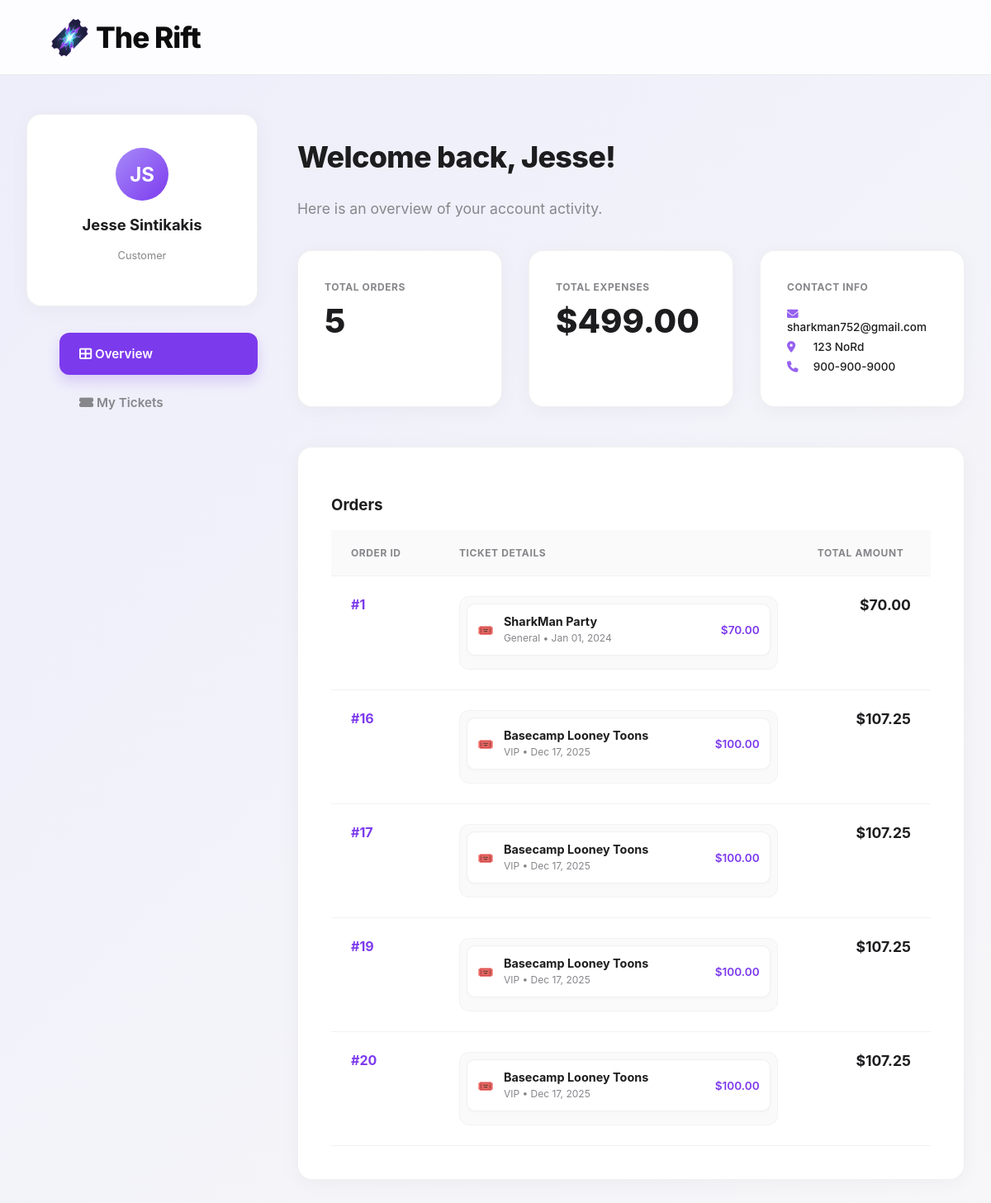
/dashboard/customer/ (signed in), run on an earlier commit of the app's database.
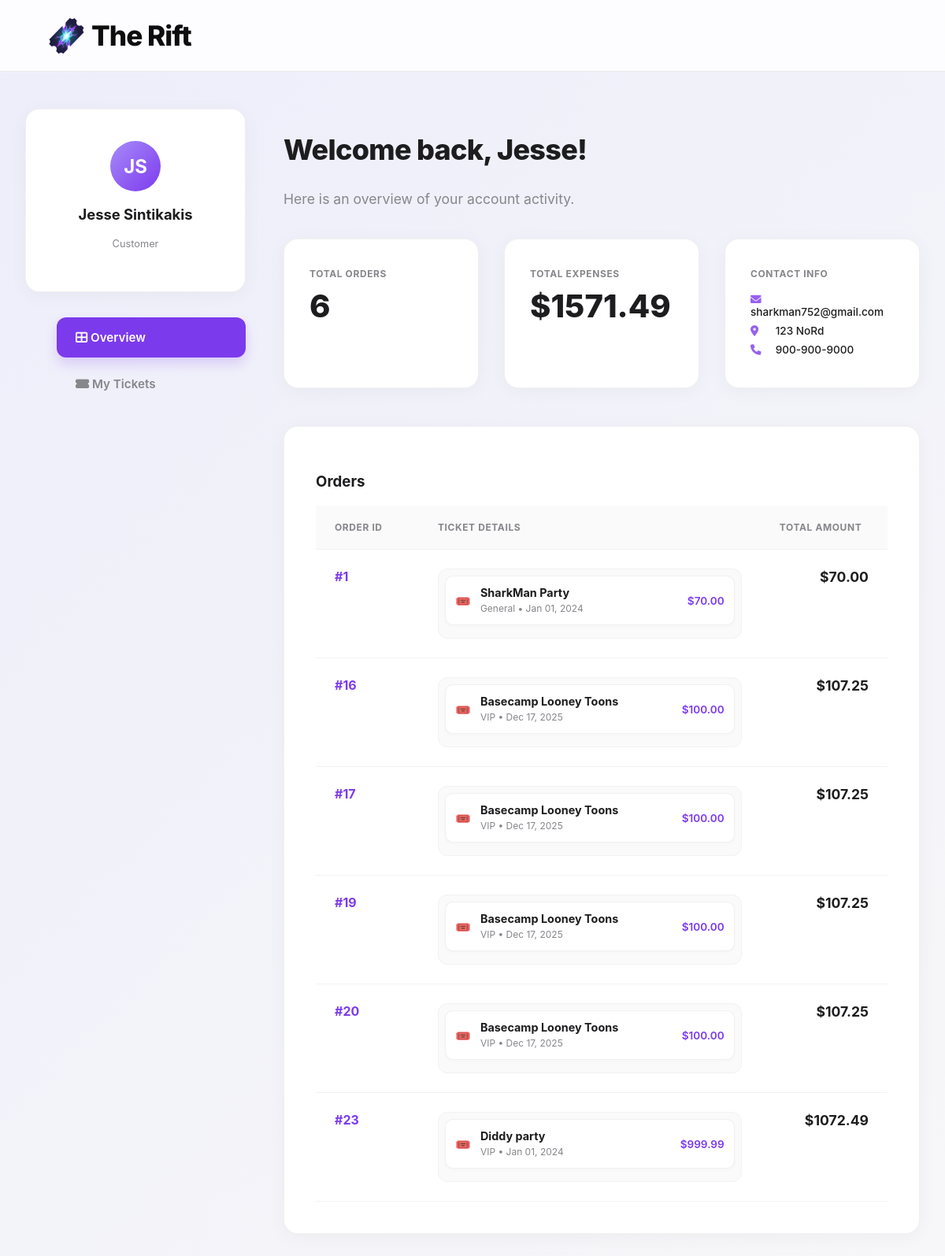
And on a later commit of the database.
### App/models.py (models this page shows, shortened)
class User(AbstractUser):
    is_customer = models.BooleanField(default=False)
    address = models.CharField(max_length=255, blank=True, null=True)
    phone = models.CharField(max_length=20, blank=True, null=True)

class Order(models.Model):
    user = models.ForeignKey(settings.AUTH_USER_MODEL, on_delete=models.CASCADE, related_name='orders')
    total_price = models.DecimalField(max_digits=10, decimal_places=2)
    timestamp = models.DateTimeField(auto_now_add=True)

class Ticket(models.Model):
    order = models.ForeignKey(Order, on_delete=models.CASCADE, related_name='ticket')
    tier = models.ForeignKey(TicketTier, on_delete=models.CASCADE)
    ticket_id = models.UUIDField(default=uuid.uuid4, editable=False, unique=True)
    qr_code_image = models.ImageField(upload_to='qr_code_img/', blank=True, null=True)
    is_used = models.BooleanField(default=False)

class TicketTier(models.Model):
    class Status(models.TextChoices):
        VIP = "VIP",('VIP')
        GENERAL = "General",('General')
        BASIC = "Basic",('Basic')
    event = models.ForeignKey(Event, on_delete=models.CASCADE, related_name='ticket_tiers')
    type = models.CharField(max_length=10,choices=Status.choices, default="Basic")
    price = models.DecimalField(max_digits=8, decimal_places=2)
    quantity = models.IntegerField()

class Event(models.Model):
    organization = models.ForeignKey(Organization, on_delete=models.CASCADE)
    title = models.CharField(max_length=100)
    description = models.TextField()
    banner_image = models.ImageField(upload_to='event_images/', default='event_images/default_eventimage.png',null=True,blank=True)
    location = models.CharField(max_length=100)
    date = models.DateField()
    start_time = models.TimeField()
    end_time = models.TimeField()
    capacity = models.IntegerField()
    created_at = models.DateTimeField(auto_now_add=True)

### App/views.py (the view)
# urls.py: path('dashboard/customer/', v.customer_dashboard, name='customer_dashboard'),
@login_required
def customer_dashboard(request):
    user = request.user
    orders = Order.objects.filter(user=user)
    total = sum(order.total_price for order in orders)
    total_orders = orders.count()
    return render(request, "customer_dashboard.html", {
        'Customer': user,
        'total_orders': total_orders,
        'Orders': orders,
        'Total_expenses': total
    })

### App/context_processors.py (called while the page is built)
def current_url(request):
    return {
        'current_path': request.path,
        'current_full_url': request.get_full_path(),
        'current_absolute_uri': request.build_absolute_uri(),
    }

def base_view(request):
    if not request.user.is_authenticated:
        return {}
    membership = OrganizationMembership.objects.filter(user=request.user).first()
    if not membership:
        return {}
    if membership.role == "admin":
        status = 1
    elif membership.role == 'user':
        status = 2
    else:
        status = 3
    return {
        'status': status,
        'membership': membership
    }

### App/templates/customer_dashboard.html (shortened to what this page needs)
{% extends "base.html" %}
{% load static %}
{% block content %}
    <link rel="stylesheet" href="https://cdnjs.cloudflare.com/ajax/libs/font-awesome/6.0.0/css/all.min.css">
    <link rel="stylesheet" href="{% static 'customer_dashboard.css' %}">
    <div class="dashboard-container animate-fade-in">
        <aside class="dashboard-sidebar">
            <div class="user-profile-card">
                <div class="user-avatar">{{ Customer.first_name.0 }}{{ Customer.last_name.0 }}</div>
                <h3 class="user-name">{{ Customer.first_name }} {{ Customer.last_name }}</h3>
                <p class="user-badge">Customer</p>
            </div>
            <ul class="sidebar-menu">
                <li><a href="#" class="active-item peaking-tab"><i class="fas fa-th-large me-2"></i> Overview</a></li>
                <li><a href="{% url 'cart' %}"><i class="fas fa-ticket-alt me-2"></i> My Tickets</a></li>
            </ul>
        </aside>
        <main class="dashboard-content">
            <header class="content-header">
                <h2>Welcome back, {{ Customer.first_name }}!</h2>
                <p>Here is an overview of your account activity.</p>
            </header>
            <section class="stats-grid">
                <div class="stat-card">
                    <span class="stat-label">Total Orders</span>
                    <span class="stat-int">{{ total_orders }}</span>
                </div>
                <div class="stat-card">
                    <span class="stat-label">Total Expenses</span>
                    <span class="stat-int">${{ Total_expenses|floatformat:2 }}</span>
                </div>
                <div class="stat-card contact-card">
                    <span class="stat-label">Contact Info</span>
                    <div class="contact-list">
                        <span class="contact-item"><i class="fas fa-envelope"></i> {{ Customer.email }}</span>
                        <span class="contact-item"><i class="fas fa-map-marker-alt"></i> {{ Customer.address }}</span>
                        <span class="contact-item"><i class="fas fa-phone"></i> {{ Customer.phone }}</span>
                    </div>
                </div>
            </section>
            <section class="recent-activity">
                <h3 class="section-header">Orders</h3>
                <div class="table-responsive">
                    <table class="clean-table stretched-table">
                        <thead>
                            <tr>
                                <th class="col-id">Order ID</th>
                                <th class="col-details">Ticket Details</th>
                                <th class="col-amount text-end">Total Amount</th>
                            </tr>
                        </thead>
                        <tbody>
                            {% for order in Orders %}
                            <tr>
                                <td class="align-top">
                                    <span class="order-id-text">#{{ order.id }}</span>
                                </td>
                                <td>
                                    <div class="ticket-scroll-container">
                                        {% for ticket in order.ticket.all %}
                                        <div class="ticket-item">
                                            <span class="ticket-icon">🎟️</span>
                                            <div class="ticket-meta">
                                                <span class="ticket-name">{{ ticket.tier.event.title }}</span>
                                                <span class="ticket-sub">{{ ticket.tier.type }} • {{ ticket.tier.event.date|date:"M d, Y" }}</span>
                                            </div>
                                            <span class="ticket-price-badge">${{ ticket.tier.price }}</span>
                                        </div>
                                        {% endfor %}
                                    </div>
                                </td>
                                <td class="align-top text-end">
                                    <span class="order-price">${{ order.total_price|floatformat:2 }}</span>
                                </td>
                            </tr>
                            {% endfor %}
                        </tbody>
                    </table>
                </div>
            </section>
        </main>
    </div>
{% endblock %}

### App/templates/base.html (shortened to what this page needs)
{% load static %}
<!DOCTYPE html>
<html lang="en">
<head>
    <link rel="stylesheet" href="{% static 'common.css' %}">
    <link rel="stylesheet" href="https://cdnjs.cloudflare.com/ajax/libs/font-awesome/6.5.1/css/all.min.css">
</head>
<body id="body">
<nav id='navbar'>
    <div id='navbar-content'>
        <div id="navbar-top">
            <a href="{% url 'home_page' %}" class='logo-link'>
                <div class='logo-container'>
                    <img src="{% static 'icons/logo.png' %}" class='logo-icon' alt="The Rift Logo">
                    <span class='navbar-logo'>The Rift</span>
                </div>
            </a>
        </div>
</nav>
{% block content %} {% endblock content %}
</body>
</html>

### App/static/common.css (style rules this page uses)
:root { --glass-bg: rgba(255, 255, 255, 0.85); --glass-border: 1px solid rgba(0, 0, 0, 0.08); --primary-blue: #007aff; --primary-text: #0d0d0e; --secondary-text: #181616; --pill-bg: #f2f2f5; --hero-gradient: linear-gradient(135deg, #4a148c 0%, #6a1b9a 50%, #9c27b0 100%); --peek-height: 90px; --open-height: 165px; --info-open-height: 1000px; }
body { margin: 0; padding-top: var(--peek-height); font-family: 'Inter', -apple-system, BlinkMacSystemFont, sans-serif; color: var(--primary-text); background: linear-gradient(135deg, rgba(230, 230, 255, 0.5) 0%, rgba(255, 255, 255, 0.2) 100%); }
#navbar { position: fixed; top: 0; left: 0; width: 100%; height: var(--peek-height); z-index: 1000; background-color: var(--glass-bg); backdrop-filter: blur(20px); -webkit-backdrop-filter: blur(20px); border-bottom: var(--glass-border); overflow: hidden; transition: height 0.5s cubic-bezier(0.25, 1, 0.5, 1), background 0.4s ease, box-shadow 0.3s ease; }
#navbar-content { max-width: 1400px; height: 100%; margin: 0 auto; padding: 0 40px; display: flex; flex-direction: column; justify-content: flex-start; }
#navbar-top { display: flex; align-items: center; justify-content: space-between; height: 80px; flex-shrink: 0; margin-top: 5px; }
.logo-link { text-decoration: none; }
.logo-container { display: flex; align-items: center; gap: 16px; }
.logo-icon { width: 90px; height: auto; }
.navbar-logo { font-size: 2.2rem; font-weight: 800; color: var(--primary-text); letter-spacing: -1px; transform: translate(-30px); }

### App/templates/base.html (style rules this page uses)
#navbar { --glass-bg: rgba(255, 255, 255, 0.85); --glass-border: 1px solid rgba(0, 0, 0, 0.08); --primary-blue: #007aff; --primary-text: #0d0d0e; --secondary-text: #181616; --pill-bg: #f2f2f5; --hero-gradient: linear-gradient(135deg, #4a148c 0%, #6a1b9a 50%, #9c27b0 100%); --peek-height: 90px; --open-height: 165px; --info-open-height: 480px; position: fixed; top: 0; left: 0; width: 100%; height: var(--peek-height); z-index: 1000; background-color: var(--glass-bg); backdrop-filter: blur(20px); -webkit-backdrop-filter: blur(20px); border-bottom: var(--glass-border); overflow: hidden; transition: height 0.5s cubic-bezier(0.25, 1, 0.5, 1), background 0.4s ease, box-shadow 0.3s ease; font-family: 'Inter', -apple-system, BlinkMacSystemFont, sans-serif; }
#navbar a, #navbar span, #navbar p, #navbar input, #navbar button, #navbar summary, #navbar h4 { font-family: 'Inter', sans-serif !important; }
body { margin: 0; padding-top: 90px; font-family: 'Inter', -apple-system, BlinkMacSystemFont, sans-serif; color: #0d0d0e; }
#navbar-content { max-width: 1400px; height: 100%; margin: 0 auto; padding: 0 40px; display: flex; flex-direction: column; justify-content: flex-start; }
#navbar-top { display: flex; align-items: center; justify-content: space-between; height: 80px; flex-shrink: 0; margin-top: 5px; }
.logo-link { text-decoration: none; }
.logo-container { display: flex; align-items: center; gap: 16px; }
.logo-icon { width: 90px; height: auto; }
.navbar-logo { font-size: 2.2rem; font-weight: 800; color: var(--primary-text); letter-spacing: -1px; transform: translate(-30px); }

What changed in the data, as far as the page shows it:
added Order: id "23", total_price "1072.49"
added Ticket: tier.event "Diddy party", tier.type "VIP", tier.event "Jan 01, 2024", tier.price "999.99", shown under "23"
Also different on the page:
{{ total_orders }}: "5" → "6"
{{ Total_expenses|floatformat:2 }}: "499.00" → "1571.49"
